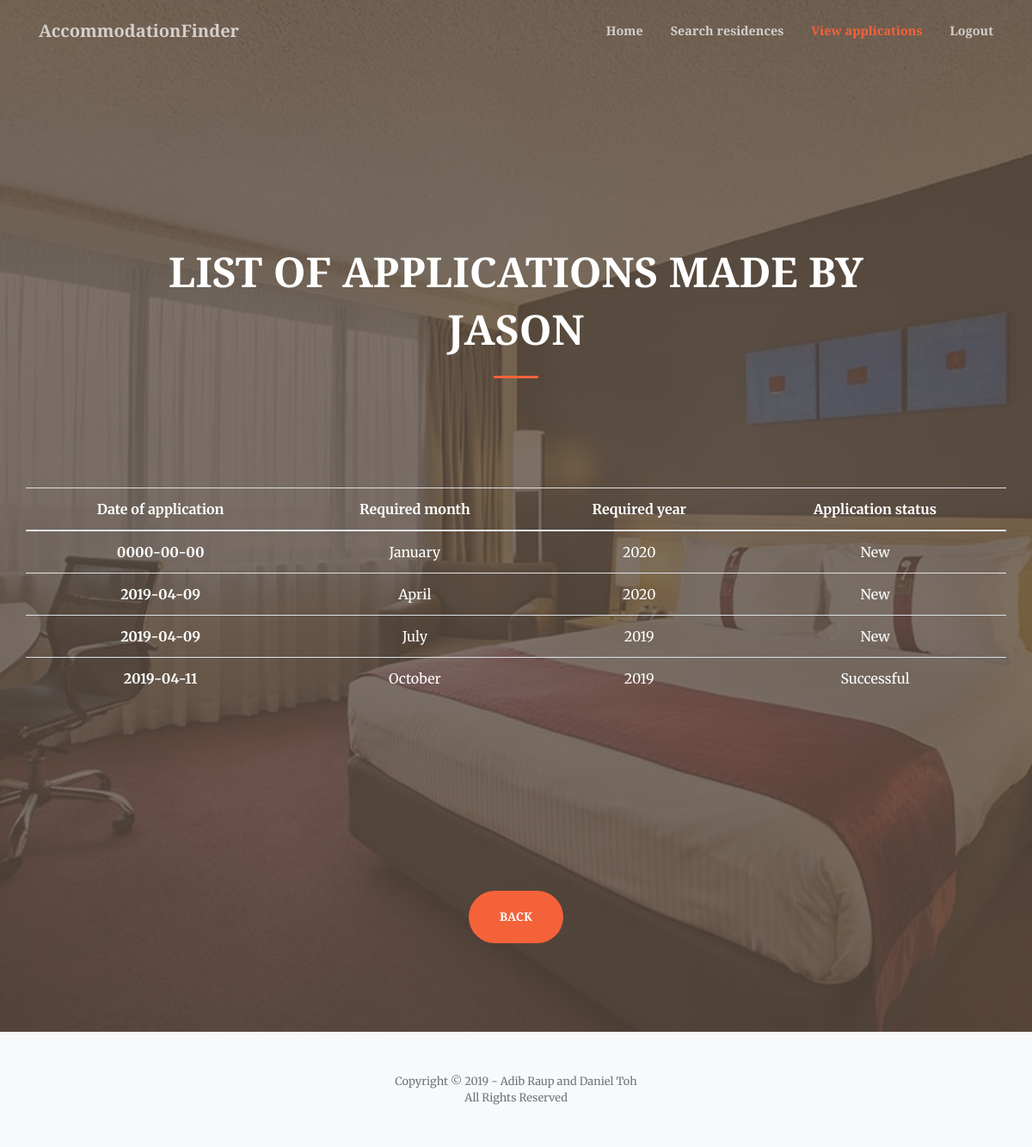
Before: /applicantViewApplications.php (signed in) with the older database file.
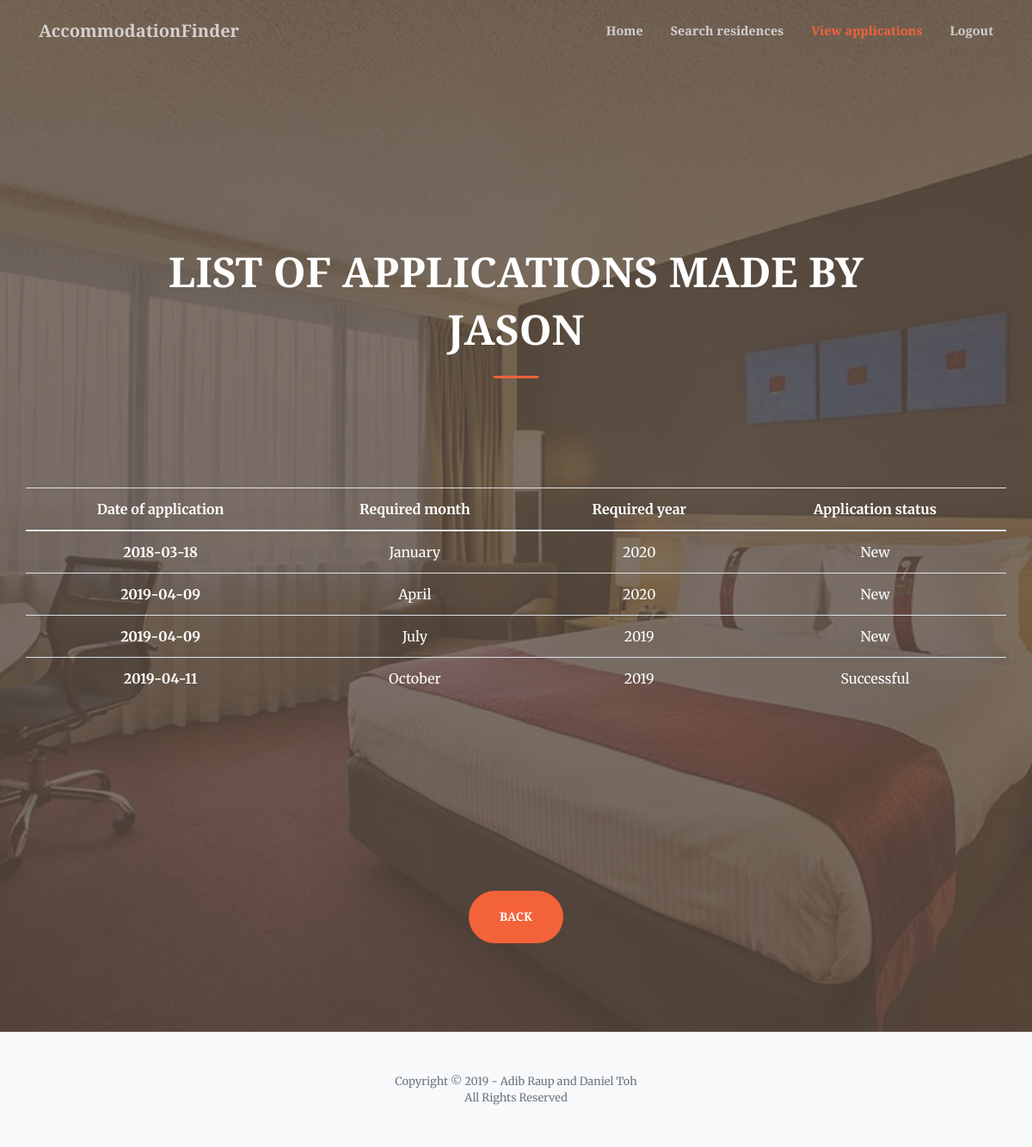
After: the same page with the newer database file.
### tables this page shows
CREATE TABLE `application` (
  `applyID` varchar(100) NOT NULL,
  `applyDate` date NOT NULL,
  `reqMonth` varchar(100) NOT NULL,
  `reqYear` varchar(100) NOT NULL,
  `status` varchar(100) NOT NULL,
  `applyUName` varchar(100) NOT NULL,
  `resID` varchar(100) NOT NULL
);

### applicantViewApplications.php (the view, shortened to what this page needs)
<!DOCTYPE html>
<html lang="en">
<head>
  <link href="vendor/fontawesome-free/css/all.min.css" rel="stylesheet" type="text/css">
  <link href="vendor/magnific-popup/magnific-popup.css" rel="stylesheet">
  <link href="css/creative3.5.min.css" rel="stylesheet">
</head>
<body id="page-top">
  <nav class="navbar navbar-expand-lg navbar-light fixed-top py-3" id="mainNav">
    <div class="container">
      <a class="navbar-brand js-scroll-trigger" href="index.html">AccommodationFinder</a>
      <div class="collapse navbar-collapse" id="navbarResponsive">
        <ul class="navbar-nav ml-auto my-2 my-lg-0">
          <li class="nav-item">
            <a class="nav-link js-scroll-trigger" href="applicantHome.php">Home</a>
          </li>
          <li class="nav-item">
            <a class="nav-link js-scroll-trigger" href="searchAccommodation.php">Search residences</a>
          </li>
          <li class="nav-item">
            <a class="nav-link js-scroll-trigger" href="#page-top">View applications</a>
          </li>
          <li class="nav-item">
            <a class="nav-link js-scroll-trigger" href="index.html">Logout</a>
          </li>
        </ul>
      </div>
    </div>
  </nav>
  <header class="masthead">
    <div class="container h-100">
      <div class="row h-100 align-items-center justify-content-center text-center">
        <div class="col-lg-10 align-self-end">
          <h1 class="text-uppercase text-white font-weight-bold"><font size="7">List of applications
            made by <?php echo $_SESSION["Username"]; ?></font></h1>
          <hr class="divider my-4">
        </div>
          <table class="table table-hover">
            <thead>
              <tr>
                <th><font color="white">Date of application</font></th>
                <th><font color="white">Required month</font></th>
                <th><font color="white">Required year</font></th>
                <th><font color="white">Application status</font></th>
              </tr>
            </thead>
            <tbody>
              <?php
              $servername = "localhost";
              $username = "root";
              $password = "";
              $conn = new mysqli($servername, $username, $password);
              $conn->select_db("accommodationfinder");
              $uName = $_SESSION["Username"];
              $lq = "SELECT * FROM application WHERE applyUName = '$uName'";
              $res = $conn->query($lq);
              foreach($res as $opt){
              ?>
                <tr>
                  <th scope="row" class="date"><font color="white"><?php echo $opt['applyDate']?></font></th>
                  <td class="month"><font color="white"><?php echo $opt['reqMonth']?></font></td>
                  <td class="year"><font color="white"><?php echo $opt['reqYear']?></font></td>
                  <td class="status"><font color="white"><?php echo $opt['status']?></font></td>
                </tr>
              <?php }?>
            </tbody>
          </table>
          <br><br>
        <a class="btn btn-primary btn-xl js-scroll-trigger" href="applicantHome.php">Back</a>
      </div>
    </div>
  </header>
  <footer class="bg-light py-5">
    <div class="container">
      <div class="small text-center text-muted">Copyright &copy; 2019 - Adib Raup and Daniel Toh</div>
      <div class="small text-center text-muted">All Rights Reserved</div>
    </div>
  </footer>
</body>
</html>

Changed rows visible on the page:
changed application "January": applyDate "0000-00-00" → "2018-03-18"
